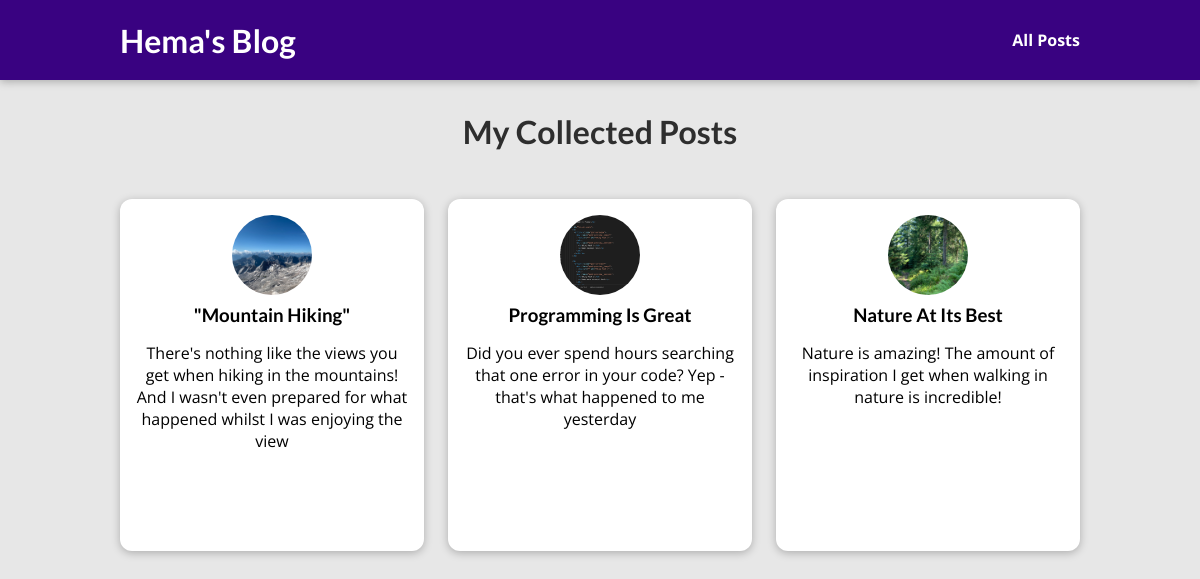
/posts/, run on the app's committed database.
### blog/models.py (models this page shows)
class Post(models.Model):
    title = models.CharField(max_length=150)
    excerpt = models.CharField(max_length=200)
    image_name =models.CharField(max_length=100)
    date = models.DateField(auto_now=True)
    slug = models.SlugField(unique=True, db_index = True)
    content = models.TextField(validators=[MinLengthValidator(10)])
    author = models.ForeignKey(Author, on_delete=models.SET_NULL, null= True, related_name="posts")
    tag = models.ManyToManyField(Tag)

### blog/views.py (the view)
# urls.py: path("posts/",views.posts,name = "posts_page"),
def posts(request):
    all_posts = Post.objects.all().order_by("-date")
    return render(request,"blog/allposts.html",{
        "all_posts":all_posts
    })

### blog/templates/blog/allposts.html (shortened to what this page needs)
{% extends "base.html"%}
{% load static %}
{% block css_file %}
    <link rel ="stylesheet" href="{% static 'blog/post.css' %}">
    <link rel ="stylesheet" href="{% static  'blog/allpost.css' %}">
    <link rel ="stylesheet" href="{% static 'blog/pos.css' %}">
{% endblock %}
{% block content %}
<section id ="all-posts">
    <h2> My Collected Posts</h2>
    <ul>
        {% for post in all_posts %}
            {% include "blog/includes/post.html" %}
        {% endfor %}
    </ul>
{% endblock %}

### blog/templates/blog/includes/post.html
{% load static %}
<li>
    <article class="post">
        <a href="{% url "post_detail_page" post.slug %}">
            <img class="image" src="{% static "blog/images/"|add:post.image_name %}" alt="{post.title}}">
            <div class="post__content">
                <h3> {{post.title}} </h3>
                <p>{{ post.excerpt }} </p>
            </div>
        </a>
    </article>
</li>

### static/base.css (style rules this page uses)
* { box-sizing: border-box; }
html { font-family: 'Open Sans', 'Lato', sans-serif; }
body { margin: 0; }
h1, h2, h3 { font-family: 'Lato', sans-serif; font-weight: bold; }

### blog/static/blog/allpost.css (style rules this page uses)
body { background-color: #e7e7e7; }
#all-posts { margin: 7rem auto; width: 90%; max-width: 60rem; }
#all-posts h2 { text-align: center; font-size: 2rem; color: #2e2e2e; margin: 3rem 0; }
ul { list-style: none; margin: 0; padding: 0; display: grid; grid-template-columns: repeat(auto-fill, minmax(17rem, 1fr)); gap: 1.5rem; }
.post img { width: 7px; height: 7px; }
.post a { height: 22rem; transform-origin: center; box-shadow: 0 2px 8px rgba(0, 0, 0, 0.25); border-radius: 12px; background-color: white; }

### blog/static/blog/pos.css (style rules this page uses)
.post { display: flex; flex-direction: column; align-items: center; text-align: center; }
.post a { text-decoration: none; color: black; transition: all 0.2s ease; padding: 1rem; }
.post img { width: 5rem; height: 5rem; object-fit: cover; border-radius: 50%; }
.post h3 { margin: 0.25rem 0; }

### data on the page
Post: image_name (picture), title "\"Mountain Hiking\"", excerpt "There's nothing like the views you get when hiking in the mountains! And I wasn't even prepared for what happened whilst I was enjoying the view"
Post: image_name (picture), title "Programming Is Great", excerpt "Did you ever spend hours searching that one error in your code? Yep - that's what happened to me yesterday"
Post: image_name (picture), title "Nature At Its Best", excerpt "Nature is amazing! The amount of inspiration I get when walking in nature is incredible!"
